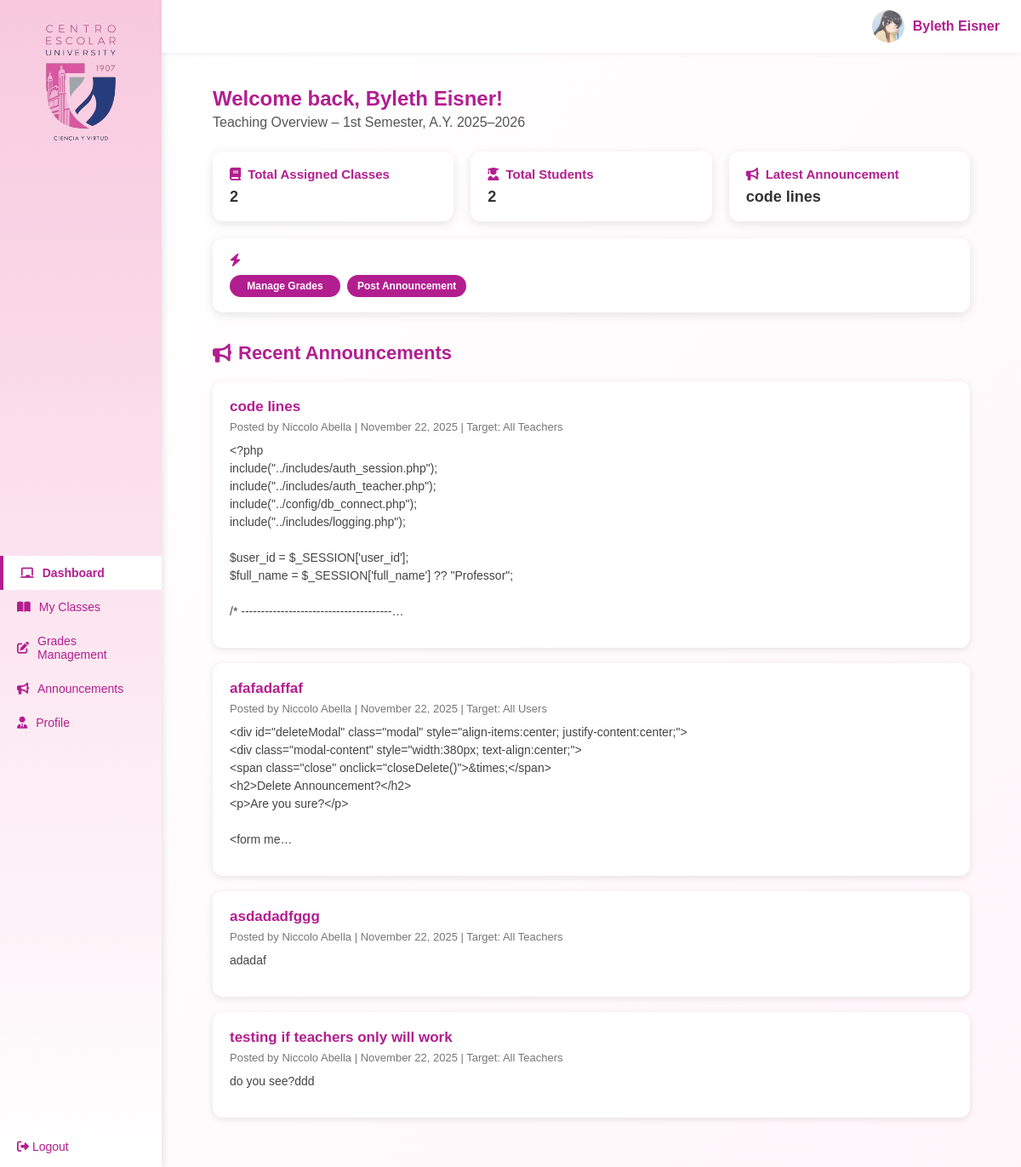
The page /ProfView/dashboard_prof.php (signed in) on the database its author committed.
### tables this page shows
CREATE TABLE `users` (
  `user_id` int NOT NULL,
  `username` varchar(50) NOT NULL,
  `password` varchar(255) NOT NULL,
  `full_name` varchar(100) DEFAULT NULL,
  `email` varchar(100) DEFAULT NULL,
  `role` enum('student','teacher','admin') DEFAULT 'student',
  `profile_pic` varchar(255) DEFAULT NULL,
  `created_at` datetime DEFAULT CURRENT_TIMESTAMP,
  `updated_at` datetime DEFAULT CURRENT_TIMESTAMP ON UPDATE CURRENT_TIMESTAMP,
  `about_me` text
);

CREATE TABLE `announcements` (
  `announcement_id` int NOT NULL,
  `title` varchar(150) DEFAULT NULL,
  `content` text,
  `author_id` int DEFAULT NULL,
  `audience` enum('all','students','teachers','class') NOT NULL,
  `course_id` int DEFAULT NULL,
  `date_posted` datetime DEFAULT CURRENT_TIMESTAMP
);

### ProfView/dashboard_prof.php (the view, shortened to what this page needs)
<?php
include("../config/db_connect.php");
$user_id   = $_SESSION['user_id'];
$full_name = $_SESSION['full_name'] ?? 'Teacher';
$stmt = $conn->prepare("SELECT profile_pic FROM users WHERE user_id = ?");
$stmt->bind_param("i", $user_id);
$stmt->execute();
$stmt->bind_result($profile_pic);
$avatar = !empty($profile_pic)
    ? "../uploads/" . htmlspecialchars($profile_pic)
    : "images/ProfileImg.png";
$sql = "SELECT COUNT(*) AS total_classes FROM courses WHERE teacher_id = ?";
$stmt = $conn->prepare($sql);
$stmt->bind_param("i", $user_id);
$stmt->execute();
$total_classes = $stmt->get_result()->fetch_assoc()['total_classes'] ?? 0;
$sql = "
  SELECT COUNT(DISTINCT e.student_id) AS total_students
  FROM enrollments e
  JOIN courses c ON e.course_id = c.course_id
  WHERE c.teacher_id = ?
";
$stmt = $conn->prepare($sql);
$stmt->bind_param("i", $user_id);
$stmt->execute();
$total_students = $stmt->get_result()->fetch_assoc()['total_students'] ?? 0;
$sql = "
  SELECT a.title
  FROM announcements a
  LEFT JOIN courses c ON a.course_id = c.course_id
  WHERE
      a.audience = 'all'
      OR a.audience = 'teachers'
      OR (a.audience = 'class' AND c.teacher_id = ?)
      OR a.author_id = ?
  ORDER BY a.date_posted DESC
  LIMIT 1
";
$stmt = $conn->prepare($sql);
$stmt->bind_param("ii", $user_id, $user_id);
$stmt->execute();
$row = $stmt->get_result()->fetch_assoc();
$latest_announcement = $row['title'] ?? "No announcements yet.";
$sql = "
  SELECT
      a.announcement_id,
      a.title,
      a.content,
      a.date_posted,
      a.course_id,
      a.audience,
      c.course_code,
      u.full_name AS author_name
  FROM announcements a
  LEFT JOIN courses c ON c.course_id = a.course_id
  LEFT JOIN users u ON u.user_id = a.author_id
  WHERE
      a.audience = 'all'
      OR a.audience = 'teachers'
      OR (a.audience = 'class' AND c.teacher_id = ?)
      OR a.author_id = ?
  ORDER BY a.date_posted DESC
  LIMIT 4
";
$stmt = $conn->prepare($sql);
$stmt->bind_param("ii", $user_id, $user_id);
$stmt->execute();
$announcements = $stmt->get_result();
?>
<!DOCTYPE html>
<html lang="en">
<head>
  <link rel="stylesheet" href="CSS/format.css">
  <link rel="stylesheet" href="https://cdnjs.cloudflare.com/ajax/libs/font-awesome/6.5.0/css/all.min.css">
</head>
<body>
<div class="portal-layout">
  <?php include('sidebar_prof.php'); ?>
  <main class="main-content">
    <header class="topbar">
      <div class="profile-section">
        <img src="<?= $avatar ?>" class="avatar">
        <span class="profile-name"><?= htmlspecialchars($full_name) ?></span>
      </div>
    </header>
    <section class="dashboard-body">
      <h1>Welcome back, <?= htmlspecialchars($full_name) ?>!</h1>
      <p class="semester-text">Teaching Overview – 1st Semester, A.Y. 2025–2026</p>
      <div class="summary-container">
        <div class="summary-card">
          <h4><i class="fa-solid fa-book"></i> Total Assigned Classes</h4>
          <p><?= $total_classes ?></p>
        </div>
        <div class="summary-card">
          <h4><i class="fa-solid fa-user-graduate"></i> Total Students</h4>
          <p><?= $total_students ?></p>
        </div>
        <div class="summary-card">
          <h4><i class="fa-solid fa-bullhorn"></i> Latest Announcement</h4>
          <p><?= htmlspecialchars($latest_announcement) ?></p>
        </div>
        <div class="summary-card quick-actions">
          <h4><i class="fa-solid fa-bolt"></i></h4>
          <div class="quick-buttons">
            <a href="grades_prof.php" class="quick-btn">Manage Grades</a>
            <a href="announcements_prof.php" class="quick-btn">Post Announcement</a>
          </div>
        </div>
      </div>
      <section class="announcements-section">
        <h2><i class="fa-solid fa-bullhorn"></i> Recent Announcements</h2>
        <?php if ($announcements->num_rows > 0): ?>
          <?php while ($a = $announcements->fetch_assoc()): ?>
            <?php
              if ($a['audience'] === 'all')          $target = "All Users";
              elseif ($a['audience'] === 'teachers') $target = "All Teachers";
              elseif ($a['audience'] === 'class')    $target = $a['course_code'] ?: "Class";
              else                                   $target = "Unknown";
            ?>
            <div class="announcement-card">
              <h3><?= htmlspecialchars($a['title']) ?></h3>
              <p class="announce-date">
                Posted by <?= htmlspecialchars($a['author_name'] ?? 'Unknown') ?> |
                <?= date("F j, Y", strtotime($a['date_posted'])) ?> |
                Target: <?= htmlspecialchars($target) ?>
              </p>
              <?php
$content = $a['content'] ?? '';
if (mb_strlen($content) > 300) {
    $preview = mb_substr($content, 0, 300) . "…";
} else {
    $preview = $content;
}
?>
<p class="announce-preview"><?= nl2br(htmlspecialchars($preview)) ?></p>
            </div>
          <?php endwhile; ?>
        <?php else: ?>
          <p style="text-align:center; font-style:italic;">No announcements available.</p>
        <?php endif; ?>
      </section>
    </section>
  </main>
</div>
</body>
</html>

### ProfView/sidebar_prof.php (shortened to what this page needs)
<?php
$current_page = basename($_SERVER['PHP_SELF']);
?>
<div class="sidebar">
  <div class="sidebar-header">
    <img src="images/LogoDashboard.png" alt="Escolink Logo" class="sidebar-logo">
  </div>
  <div class="sidebar-menu">
    <a href="dashboard_prof.php"
       class="<?= ($current_page == 'dashboard_prof.php') ? 'active' : ''; ?>">
      <i class="fa-solid fa-chalkboard"></i> Dashboard
    </a>
    <a href="myclasses_prof.php"
       class="<?= ($current_page == 'myclasses_prof.php') ? 'active' : ''; ?>">
      <i class="fa-solid fa-book-open"></i> My Classes
    </a>
    <a href="grades_prof.php"
       class="<?= ($current_page == 'grades_prof.php') ? 'active' : ''; ?>">
      <i class="fa-solid fa-pen-to-square"></i> Grades Management
    </a>
    <a href="announcements_prof.php"
       class="<?= ($current_page == 'announcements_prof.php') ? 'active' : ''; ?>">
      <i class="fa-solid fa-bullhorn"></i> Announcements
    </a>
    <a href="profile_prof.php"
       class="<?= ($current_page == 'profile_prof.php') ? 'active' : ''; ?>">
      <i class="fa-solid fa-user-tie"></i> Profile
    </a>
  </div>
  <div class="sidebar-footer">
    <a href="#" id="logout-link">
      <i class="fa-solid fa-right-from-bracket"></i> Logout
    </a>
  </div>
</div>

### ProfView/CSS/format.css (style rules this page uses)
* { box-sizing: border-box; margin: 0; padding: 0; font-family: Arial, sans-serif; }
html, body { height: 100%; background-color: #fff; }
.portal-layout { display: flex; min-height: 100vh; }
.sidebar { width: 190px; background: linear-gradient(to bottom, #f8c9df, #ffffff); display: flex; flex-direction: column; justify-content: space-between; box-shadow: 2px 0 8px rgba(0, 0, 0, 0.1); position: fixed; top: 0; left: 0; bottom: 0; }
.sidebar-header { text-align: center; padding: 20px 0; }
.sidebar-logo { width: 100px; height: auto; object-fit: contain; }
.sidebar-menu { display: flex; flex-direction: column; }
.sidebar-menu a { display: flex; align-items: center; gap: 10px; color: #b21e8f; text-decoration: none; padding: 10px 18px; font-size: 13px; transition: all 0.25s ease; }
.sidebar-menu a.active { background-color: #fff; border-left: 3px solid #b21e8f; font-weight: bold; }
.sidebar-footer { padding: 15px 20px; }
.sidebar-footer a { color: #b21e8f; text-decoration: none; font-size: 13px; }
.main-content { margin-left: 190px; width: calc(100% - 190px); display: flex; flex-direction: column; }
.topbar { background: #fff; display: flex; justify-content: space-between; align-items: center; padding: 12px 25px; box-shadow: 0 2px 6px rgba(0, 0, 0, 0.05); position: sticky; top: 0; z-index: 10; }
.profile-section { display: flex; align-items: center; gap: 10px; }
.avatar { width: 38px; height: 38px; border-radius: 50%; object-fit: cover; }
.profile-name { color: #b21e8f; font-weight: bold; }
.dashboard-body { padding: 40px 60px; background: linear-gradient(to bottom right, #fff, #fff6fa); min-height: 100vh; }
.dashboard-body h1 { color: #b21e8f; margin-bottom: 5px; }
.semester-text { color: #555; margin-bottom: 25px; }
.summary-container { display: flex; justify-content: center; align-items: stretch; gap: 20px; margin-top: 20px; flex-wrap: wrap; }
.summary-card { flex: 1 1 250px; background-color: #fff; border-radius: 12px; box-shadow: 0 3px 12px rgba(0, 0, 0, 0.1); padding: 18px 20px; color: #b21e8f; transition: all 0.2s ease; }
.summary-card h4 { font-size: 15px; margin-bottom: 8px; display: flex; align-items: center; gap: 8px; }
.summary-card p { font-size: 18px; font-weight: bold; color: #333; }
.quick-actions .quick-buttons { display: flex; gap: 8px; margin-top: 10px; }
.quick-btn { background-color: #b21e8f; color: white; border: none; border-radius: 20px; padding: 6px 12px; font-size: 12px; text-decoration: none; min-width: 130px; text-align: center; font-weight: bold; transition: background-color 0.2s ease; }
.announcements-section { margin-top: 35px; }
.announcements-section h2 { color: #b21e8f; font-size: 22px; margin-bottom: 20px; display: flex; align-items: center; gap: 8px; }
.announcement-card { background-color: #fff; border-radius: 12px; box-shadow: 0 2px 8px rgba(0,0,0,0.1); padding: 20px; margin-bottom: 18px; transition: all 0.2s ease; }
.announcement-card h3 { color: #b21e8f; font-size: 17px; margin-bottom: 6px; }
.announce-date { font-size: 13px; color: #777; margin-bottom: 10px; }
.announce-preview { font-size: 14px; color: #444; margin-bottom: 12px; line-height: 1.5; }
.sidebar-menu a { display: flex; align-items: center; gap: 10px; color: #b21e8f; text-decoration: none; padding: 12px 20px; font-size: 14px; transition: all 0.25s ease; }
.sidebar-menu a.active { background-color: #fff; border-left: 4px solid #b21e8f; font-weight: bold; }
.sidebar-footer a { color: #b21e8f; text-decoration: none; font-size: 14px; }
.announcement-card { background-color: #fff; border-radius: 12px; box-shadow: 0 2px 8px rgba(0, 0, 0, 0.1); padding: 20px; margin-bottom: 18px; transition: all 0.2s ease; }

### rows shown on the page
users: profile_pic (picture)
announcements: title "code lines", author.full_name "Niccolo Abella", date_posted "November 22, 2025", audience "All Teachers", content "<?php include(\"../includes/auth_session.php\"); include(\"../includes/auth_teacher.php\"); include(\"../config/db_connect.php\"); include(\"../includes/logging.php\"); $user_id = $_SESSION['user_id']; $full_name = $_SESSION['full_name'] ?? \"Professor\"; /* --------------------------------------…"
announcements: title "afafadaffaf", author.full_name "Niccolo Abella", date_posted "November 22, 2025", audience "All Users", content "<div id=\"deleteModal\" class=\"modal\" style=\"align-items:center; justify-content:center;\"> <div class=\"modal-content\" style=\"width:380px; text-align:center;\"> <span class=\"close\" onclick=\"closeDelete()\">&times;</span> <h2>Delete Announcement?</h2> <p>Are you sure?</p> <form me…"
announcements: title "asdadadfggg", author.full_name "Niccolo Abella", date_posted "November 22, 2025", audience "All Teachers", content "adadaf"
announcements: title "testing if teachers only will work", author.full_name "Niccolo Abella", date_posted "November 22, 2025", audience "All Teachers", content "do you see?ddd"

### other values the page prints
$full_name "Byleth Eisner"
$total_classes "2"
$total_students "2"
